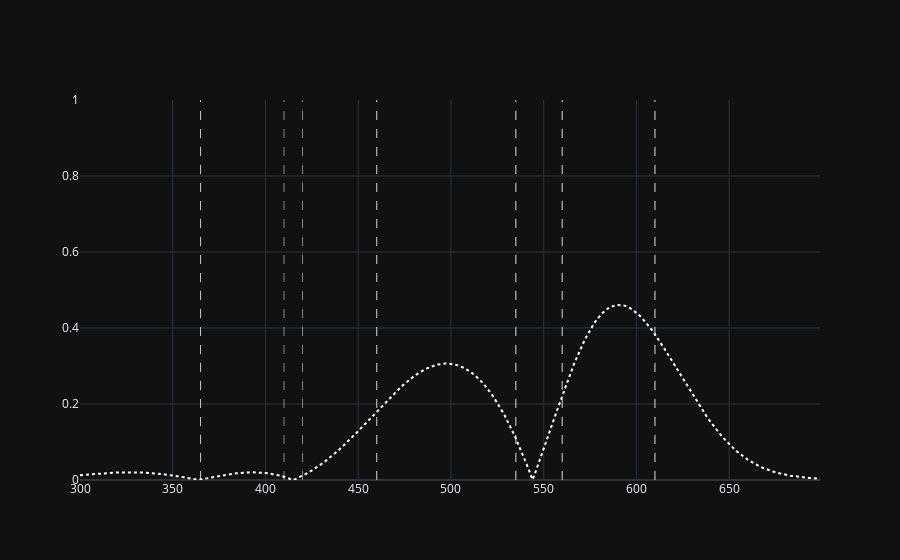

The code cell stored with this chart in its notebook:
### Code cell
fig_sub = go.Figure()
fig_sub.add_trace(go.Scatter(x=np.arange(300, 700), y=np.abs(lws_cone_sensitivity - mws_cone_sensitivity),
                             name='red green difference',
                             line=dict(color='white', dash='dot')))  # Dotted line for GS rods
for wavelength in CT.wavelengths:
    fig_sub.add_vline(x=wavelength, line_width=0.5, line_dash="dash", line_color="white")
fig_sub.update_yaxes(range=(0, 1))

### Figure 1 — Plotly figure (JSON) as saved in the notebook; plotly's stock layout.template omitted (floating-point values rounded to 4 significant figures; data arrays with more than 128 entries replaced by an {"elided": "..."} marker saying what was removed)
{"data": [{"line": {"color": "white", "dash": "dot"}, "name": "red green difference", "x": {"elided": "400 int values"}, "y": {"elided": "400 float values"}, "type": "scatter"}], "layout": {"shapes": [{"line": {"color": "white", "dash": "dash", "width": 0.5}, "type": "line", "x0": 610, "x1": 610, "xref": "x", "y0": 0, "y1": 1, "yref": "y domain"}, {"line": {"color": "white", "dash": "dash", "width": 0.5}, "type": "line", "x0": 610, "x1": 610, "xref": "x", "y0": 0, "y1": 1, "yref": "y domain"}, {"line": {"color": "white", "dash": "dash", "width": 0.5}, "type": "line", "x0": 560, "x1": 560, "xref": "x", "y0": 0, "y1": 1, "yref": "y domain"}, {"line": {"color": "white", "dash": "dash", "width": 0.5}, "type": "line", "x0": 560, "x1": 560, "xref": "x", "y0": 0, "y1": 1, "yref": "y domain"}, {"line": {"color": "white", "dash": "dash", "width": 0.5}, "type": "line", "x0": 535, "x1": 535, "xref": "x", "y0": 0, "y1": 1, "yref": "y domain"}, {"line": {"color": "white", "dash": "dash", "width": 0.5}, "type": "line", "x0": 535, "x1": 535, "xref": "x", "y0": 0, "y1": 1, "yref": "y domain"}, {"line": {"color": "white", "dash": "dash", "width": 0.5}, "type": "line", "x0": 460, "x1": 460, "xref": "x", "y0": 0, "y1": 1, "yref": "y domain"}, {"line": {"color": "white", "dash": "dash", "width": 0.5}, "type": "line", "x0": 460, "x1": 460, "xref": "x", "y0": 0, "y1": 1, "yref": "y domain"}, {"line": {"color": "white", "dash": "dash", "width": 0.5}, "type": "line", "x0": 410, "x1": 410, "xref": "x", "y0": 0, "y1": 1, "yref": "y domain"}, {"line": {"color": "white", "dash": "dash", "width": 0.5}, "type": "line", "x0": 420, "x1": 420, "xref": "x", "y0": 0, "y1": 1, "yref": "y domain"}, {"line": {"color": "white", "dash": "dash", "width": 0.5}, "type": "line", "x0": 365, "x1": 365, "xref": "x", "y0": 0, "y1": 1, "yref": "y domain"}, {"line": {"color": "white", "dash": "dash", "width": 0.5}, "type": "line", "x0": 365, "x1": 365, "xref": "x", "y0": 0, "y1": 1, "yref": "y domain"}], "yaxis": {"range": [0, 1]}}}
